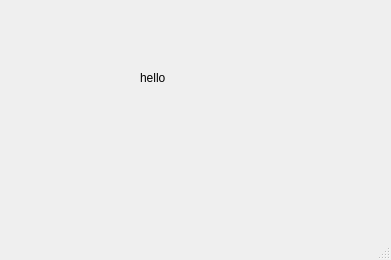
<?xml version="1.0" encoding="UTF-8"?>
<ui version="4.0">
 <class>MainWindow</class>
 <widget class="QMainWindow" name="MainWindow">
  <property name="geometry">
   <rect>
    <x>0</x>
    <y>0</y>
    <width>391</width>
    <height>260</height>
   </rect>
  </property>
  <property name="windowTitle">
   <string>MainWindow</string>
  </property>
  <widget class="QWidget" name="centralwidget">
   <widget class="QLabel" name="label">
    <property name="geometry">
     <rect>
      <x>140</x>
      <y>70</y>
      <width>72</width>
      <height>15</height>
     </rect>
    </property>
    <property name="text">
     <string>hello</string>
    </property>
   </widget>
  </widget>
  <widget class="QMenuBar" name="menubar">
   <property name="geometry">
    <rect>
     <x>0</x>
     <y>0</y>
     <width>391</width>
     <height>25</height>
    </rect>
   </property>
  </widget>
  <widget class="QStatusBar" name="statusbar"/>
 </widget>
 <resources/>
 <connections/>
</ui>
